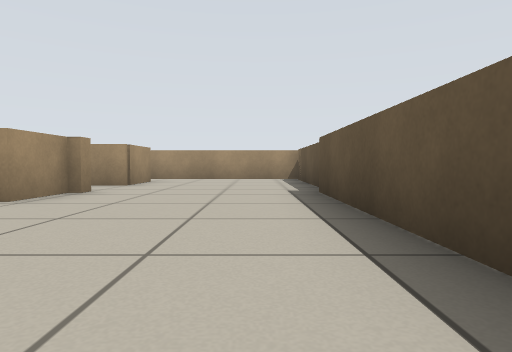
[1] (above)

16 first-person views from a walk through a Stage world. The camera is 0.41 m above the floor, tilts 2° down and sees 75° across. The lines on the ground mark 1 m squares. The floor is counted in squares, 1 m on a side. Each view is taken from the middle of a square. On the plan, view 1 faces up. The plan holds only what a view shows up to about 9 squares ahead; the rest is blank. The robots in the file are not drawn.

[2]
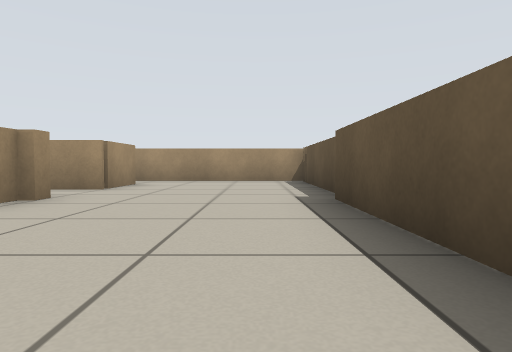

[3]
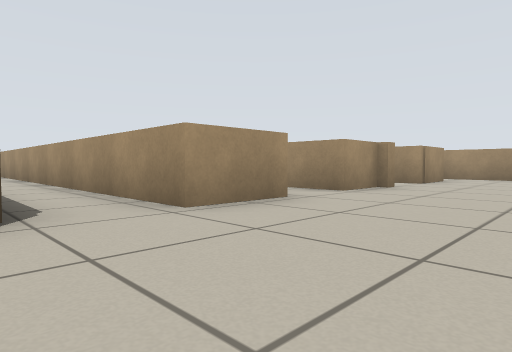

[4]
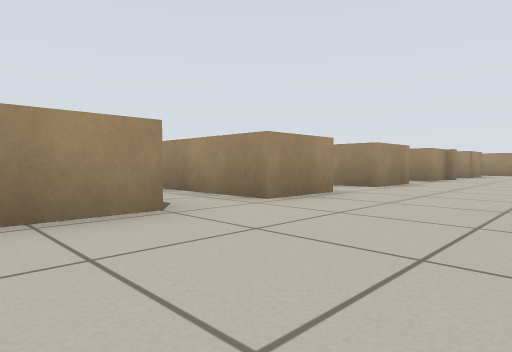

[5]
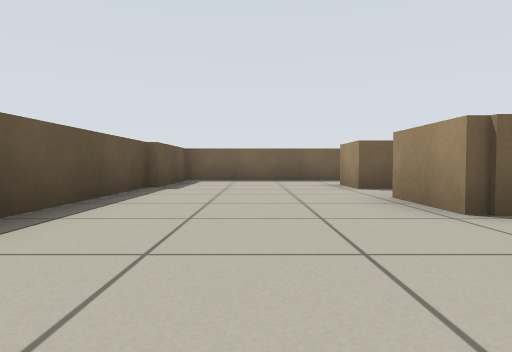

[6]
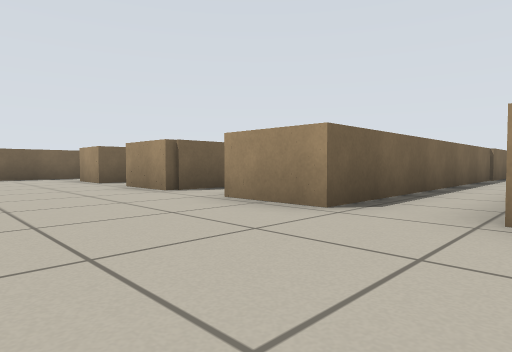

[7]
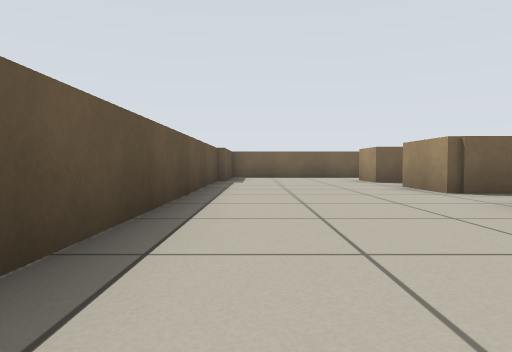

[8]
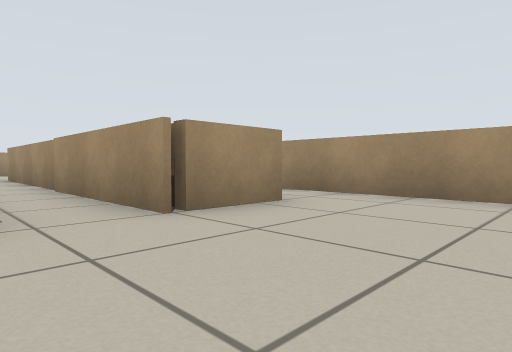

[9]
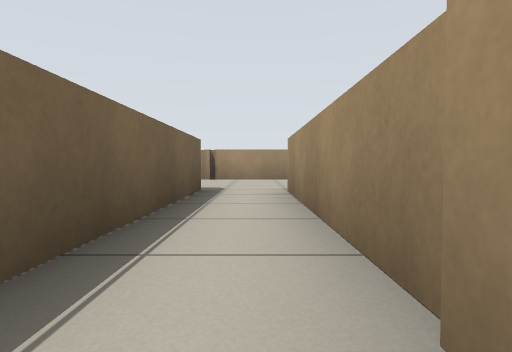

[10]
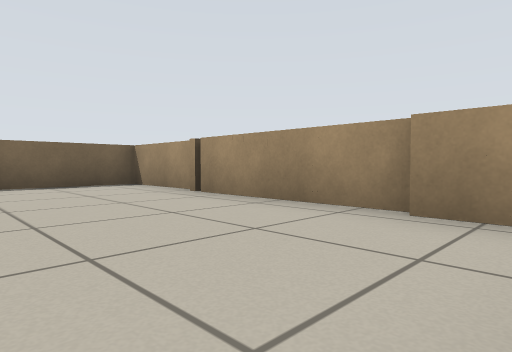

[11]
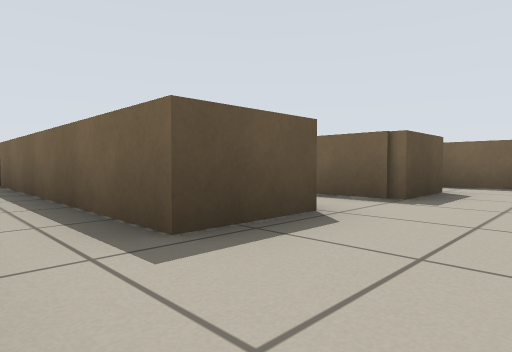

[12]
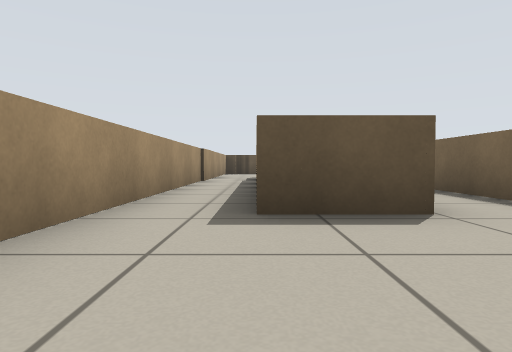

[13]
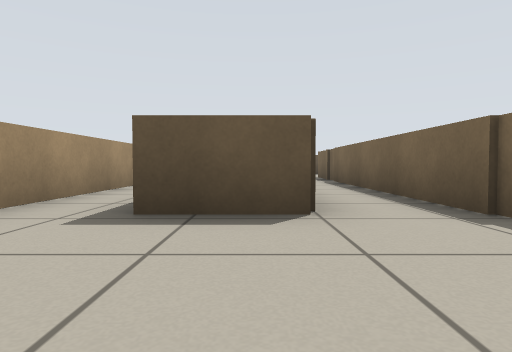

[14]
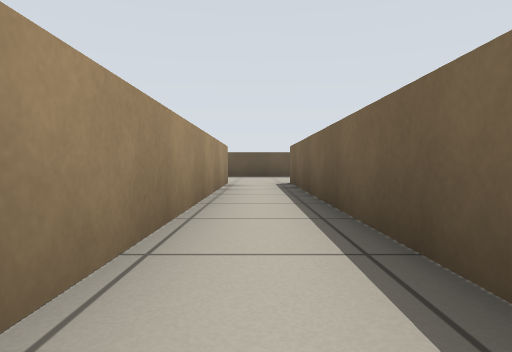

[15]
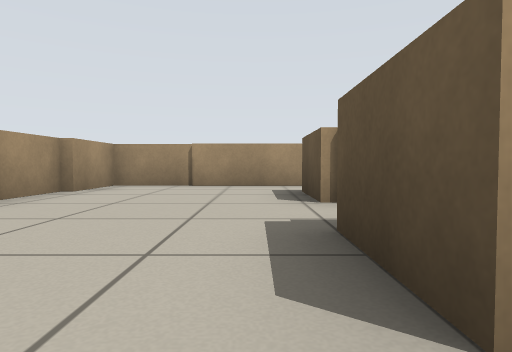

[16]
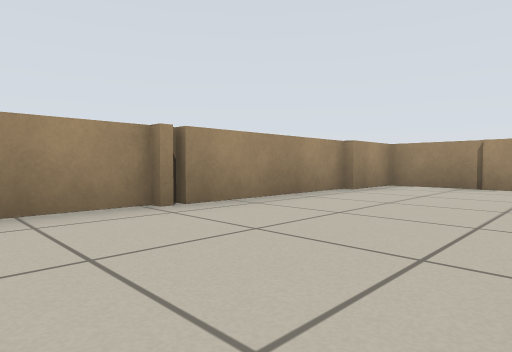

### Floor plan
Ten units are one square. View 1 is at (0, 0); x grows to the right and y downward. Boxes are objects, and circles mark ways between rooms. Rooms are numbered by the first view taken in them; rooms with no view inside come last. Other rooms are left out.
<svg viewBox="-146 -99 163 168">
<path fill="none" stroke="#000" d="M-27 -23 -27 -7M-27 6 -27 21M-27 -49 -27 -36M11 -56 11 -90M-27 35 -27 48M-25 -80 -25 -66M9 40 9 -50M12 -94 -25 -94M-31 64 7 64 7 39M-141 -46 -141 -23 -27 -23M-139 -80 -139 -45M-25 -64 -103 -64 -103 -80 -44 -80M-25 -66 -29 -66M-27 -36 -105 -36 -105 -51 -40 -51M-25 -94 -137 -94 -137 -79"/>
<circle cx="-30" cy="-60" r="3" fill="#2a7"/>
<text x="-10" y="-20">1</text>
<text x="-90" y="-60">2</text>
</svg>
Room 1 opens to room 2.

Where each view was taken, in squares from view 1:
view 1: 0 up, 0 right, facing up
view 2: 1 up, 0 right, facing up
view 3: 1 down, 0 right, facing up-left
view 4: 5 down, 0 right, facing up-left
view 5: 2 up, 1 left, facing down
view 6: 4 up, 0 right, facing down-left
view 7: 4 up, 0 right, facing down
view 8: 5 up, 0 right, facing up-left
view 9: 6 up, 5 left, facing left
view 10: 9 up, 11 left, facing down-left
view 11: 9 up, 12 left, facing down-right
view 12: 8 up, 13 left, facing right
view 13: 7 up, 13 left, facing right
view 14: 3 up, 10 left, facing right
view 15: 3 up, 11 left, facing up
view 16: 3 up, 11 left, facing up-left
